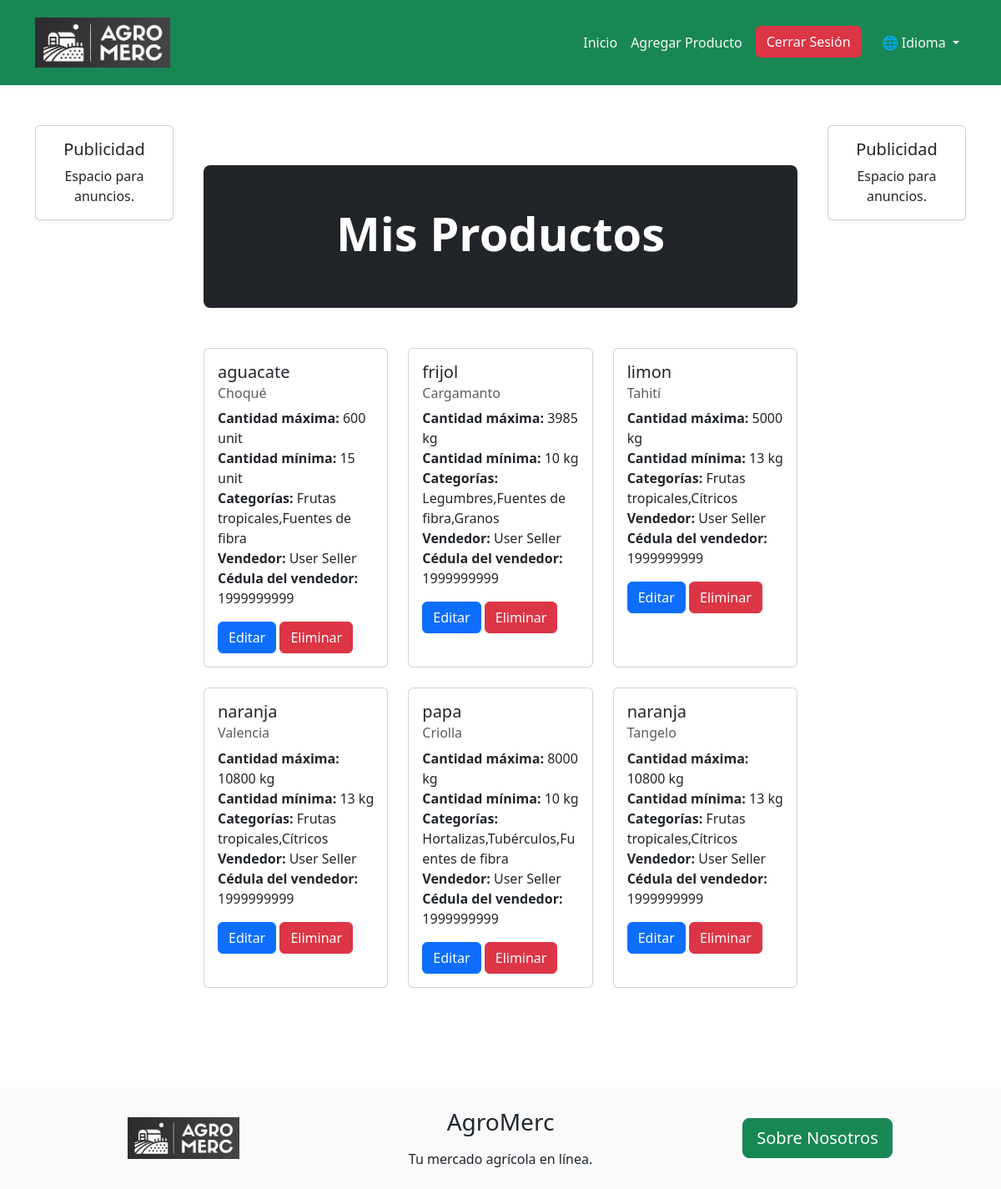
Before: /myProducts/ (signed in) with the older database file.
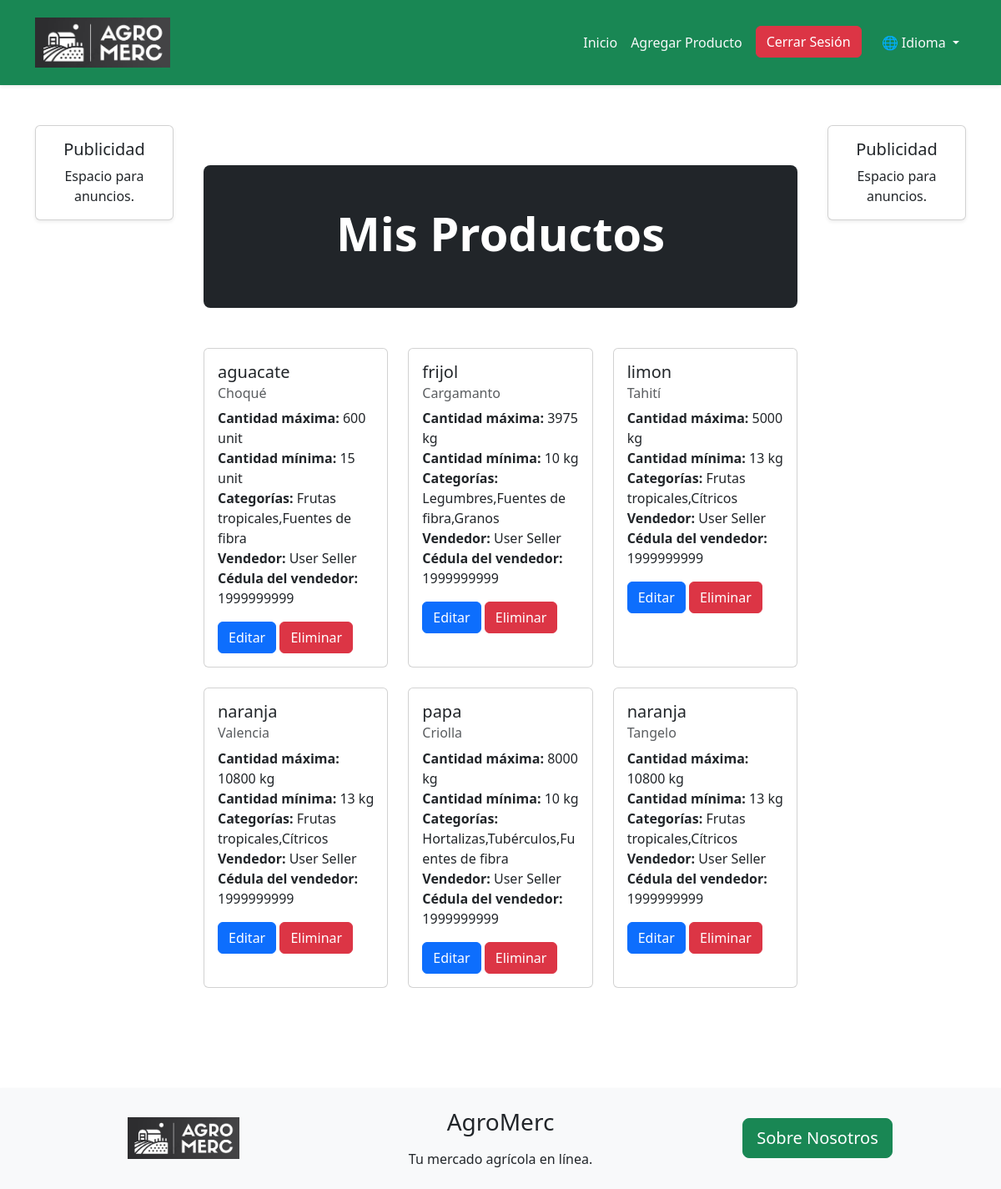
After: the same page with the newer database file.
### AgroMercApp/models.py (models this page shows, shortened)
class ProductModel(models.Model):
    PRODUCTS_NAME_CHOICES = [
        ('aguacate', 'Aguacate'),
        ('banana', 'Banano'),
        ('brocoli', 'Brócoli'),
        ('cafe', 'Café'),
        ('cebolla_cabezona', 'Cebolla Cabezona'),
        ('cebolla_larga', 'Cebolla Larga'),
        ('coliflor', 'Coliflor'),
        ('frijol', 'Frijol'),
        ('guayaba', 'Guayaba'),
        ('lechuga', 'Lechuga'),
        ('limon', 'Limón'),
        ('lulo', 'Lulo'),
        ('maiz', 'Maíz'),
        ('mango', 'Mango'),
        ('maracuya', 'Maracuyá'),
        ('naranja', 'Naranja'),
        ('papa', 'Papa'),
        ('papaya', 'Papaya'),
        ('platano', 'Platano'),
        ('piña', 'Piña'),
        ('sandia', 'Sandía'),
        ('tomate', 'Tomate'),
        ('yuca', 'Yuca'),
        ('zanahoria', 'Zanahoria')
    ]
    UNITS_CHOICES = (
        ('kg', 'Kilogramos'),
        ('lb', 'Libras'),
        ('unit', 'Unidades'),
    )
    productName = models.CharField(max_length=30,choices=PRODUCTS_NAME_CHOICES, verbose_name='Nombre del Producto')
    specificName = models.CharField(max_length=100, verbose_name='Nombre Específico')
    maxQuantity = models.IntegerField(verbose_name='Cantidad Máxima')
    minQuantity = models.IntegerField(verbose_name='Cantidad Mínima')
    unit = models.CharField(max_length=10, choices=UNITS_CHOICES, verbose_name='Unidad de Medida')
    seller = models.ForeignKey(settings.AUTH_USER_MODEL, on_delete=models.CASCADE,verbose_name='Vendedor')
    sellerId = models.CharField(max_length=10,verbose_name='Cedula del Vendedor')
    categories = models.CharField(max_length=100, verbose_name='Categorías')
    pricePeerUnit = models.DecimalField(max_digits=10, decimal_places=2, verbose_name='Precio por Unidad',default=1000)

class UserModel(AbstractUser):
    USER_TYPE_CHOICES = (
        ('buyer', 'Comprador'),
        ('seller', 'Vendedor'),
    )
    fullname = models.CharField(max_length=100, verbose_name='Nombres Completos')
    fullLastName = models.CharField(max_length=100, verbose_name='Apellidos Completos')
    idNumber = models.CharField(max_length=20, verbose_name='Número de Cédula')
    phoneNumber = models.CharField(max_length=12, verbose_name='Número de Teléfono')
    userType = models.CharField(max_length=10, choices=USER_TYPE_CHOICES, verbose_name='Tipo de Usuario', default='buyer')

### AgroMercApp/views.py (the view)
# urls.py: path('myProducts/', MyProductsView.as_view(), name='myProducts'),
class MyProductsView(LoginRequiredMixin, ListView):
    model = ProductModel
    template_name = 'pages/store/products/myProducts.html'
    context_object_name = 'products'
    def get_queryset(self):
        return ProductModel.objects.filter(seller=self.request.user)

### AgroMercApp/templates/pages/store/products/myProducts.html (shortened to what this page needs)
{% extends "pages/base.html" %}
{% load i18n %}
{% block authenticated_links %}
<a class="nav-link btn btn-outline-dark text-light" href="{% url 'home' %}">{% trans "Inicio" %}</a>
<a class="nav-link btn btn-outline-dark text-light" href="{% url 'createProduct' %}">{% trans "Agregar Producto" %}</a>
{% endblock %}
{% block content %}
<div class="container py-5">
    <div class="row">
        <div class="col-12">
            <div class="h-100 p-5 text-center text-white bg-dark rounded-3">
                <h1 class="display-4 fw-bold">{% trans "Mis Productos" %}</h1>
            </div>
        </div>
    </div>
    <div class="row mt-5">
        {% for product in products %}
        <div class="col-md-4 mb-4">
            <div class="card h-100">
                <div class="card-body">
                    <h5 class="card-title">{{ product.productName }}</h5>
                    <h6 class="card-subtitle mb-2 text-muted">{{ product.specificName }}</h6>
                    <p class="card-text">
                        <strong>{% trans "Cantidad máxima" %}:</strong> {{ product.maxQuantity }} {{ product.unit }}<br>
                        <strong>{% trans "Cantidad mínima" %}:</strong> {{ product.minQuantity }} {{ product.unit }}<br>
                        <strong>{% trans "Categorías" %}:</strong> {{ product.categories }}<br>
                        <strong>{% trans "Vendedor" %}:</strong> {{ product.seller.fullname }} {{ product.seller.fullLastName }}<br>
                        <strong>{% trans "Cédula del vendedor" %}:</strong> {{ product.sellerId }}
                    </p>
                    <a href="{% url 'editProduct' product.pk %}" class="btn btn-primary">{% trans "Editar" %}</a>
                    <a href="{% url 'deleteProduct' product.pk %}" class="btn btn-danger">{% trans "Eliminar" %}</a>
                </div>
            </div>
        </div>
        {% empty %}
        <div class="col-12">
            <div class="alert alert-info" role="alert">
                {% trans "No tienes productos registrados." %}
            </div>
        </div>
        {% endfor %}
    </div>
</div>
{% endblock %}

Changed rows visible on the page:
changed ProductModel "frijol": maxQuantity "3985" → "3975"
